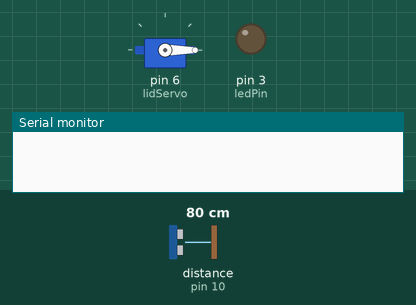
This sketch was run on a simulated Arduino Uno, built with avr-gcc and run on an emulated ATmega328P. Shown: servo, output pins drawn as LEDs (lit = HIGH), the last lines printed to the serial monitor. Wiring (inferred from the names in the program): ultrasonic range finder: trigger pin 9; echo pin 10. The test bench sets the inputs (shaded band); at power-on: distance to the obstacle (sensor on pin 10) 80 cm. The echo pulse lasts 58.3 µs per cm; pins used as bus, display or sensor lines are not drawn.

Above: at 1.2 s.
1.3 s: distance to the obstacle (sensor on pin 10) set to 8 cm
2.8 s: distance to the obstacle (sensor on pin 10) set to 5 cm
At 3.7 s:
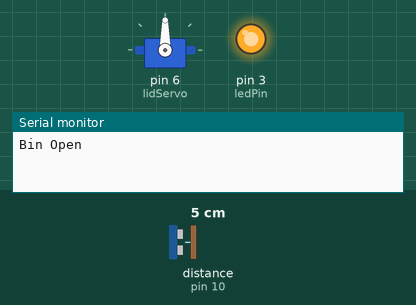
5.8 s: distance to the obstacle (sensor on pin 10) set to 9 cm
At 7.8 s:
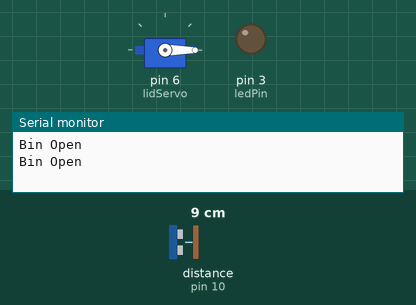
8.3 s: distance to the obstacle (sensor on pin 10) set to 2 cm
At 8.8 s:
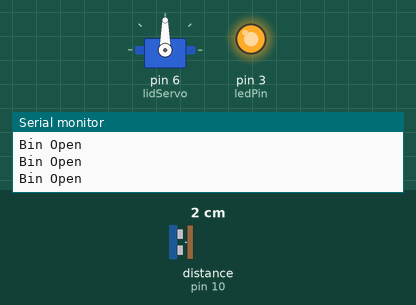
Timing chart, 0 to 11.9 s (numbered marks = the images above; inputs shaded):
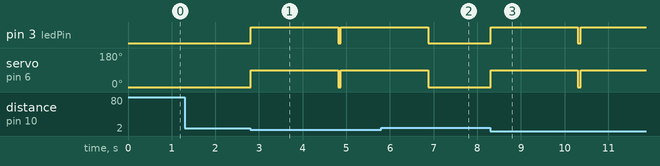

The sketch:

smart_bin_project.ino
```cpp
#include <Servo.h>

Servo lidServo;

// Pin definitions
const int trigPin = 9;
const int echoPin = 10;
const int ledPin  = 3;

const int openAngle  = 90;   // Servo angle when bin is open
const int closeAngle = 0;    // Servo angle when bin is closed

long duration;
int distance;

void setup() {
  lidServo.attach(6);      // Servo signal pin
  lidServo.write(closeAngle);

  pinMode(trigPin, OUTPUT);
  pinMode(echoPin, INPUT);
  pinMode(ledPin, OUTPUT);

  digitalWrite(ledPin, LOW);

  Serial.begin(9600);
}

void loop() {

  // --- Measure distance ---
  digitalWrite(trigPin, LOW);
  delayMicroseconds(2);

  digitalWrite(trigPin, HIGH);
  delayMicroseconds(10);
  digitalWrite(trigPin, LOW);

  duration = pulseIn(echoPin, HIGH);
  distance = duration * 0.034 / 2;   // Convert to cm

  // --- Check if an object is detected ---
  if (distance > 0 && distance < 6) {

    Serial.println("Bin Open");

    // Open lid
    lidServo.write(openAngle);
    digitalWrite(ledPin, HIGH);

    // Keep bin open for 2 seconds (adjust if needed)
    delay(2000);

    // Close lid
    lidServo.write(closeAngle);
    digitalWrite(ledPin, LOW);

    // Small delay to avoid rapid re-triggering
    delay(50);
  }

  // Small delay between readings
  delay(10);
}
```

Measured:
- the behaviour switches between 7 and 6 cm on distance to the obstacle (sensor on pin 10) (found by bisection; images 0 and 1)
- after the input at 1.3 s, every drawn part: stays the same
- after the input at 2.8 s, pin 3 (ledPin): LOW → HIGH at once, → LOW 2.0 s later, → HIGH 0.06 s later; servo on pin 6 (lidServo): 0° → 90° at once, → 0° 2.0 s later, → 90° 0.06 s later
- after the input at 5.8 s, pin 3 (ledPin): goes on until 6.9 s, then stays LOW; servo on pin 6 (lidServo): goes on until 6.9 s, then stays 0°
- after the input at 8.3 s, pin 3 (ledPin): LOW → HIGH at once, → LOW 2.0 s later, → HIGH 0.06 s later; servo on pin 6 (lidServo): 0° → 90° at once, → 0° 2.0 s later, → 90° 0.06 s later
